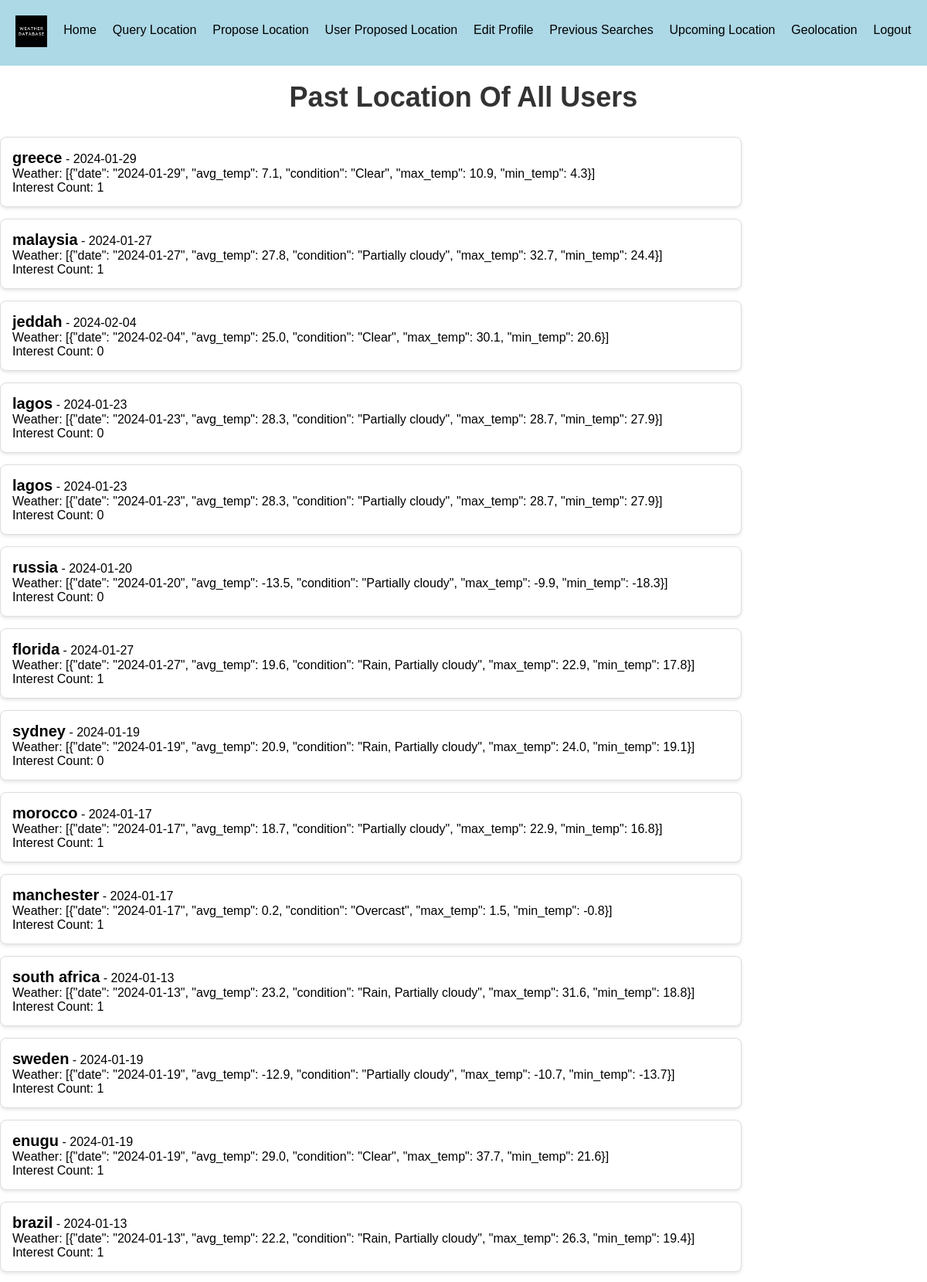
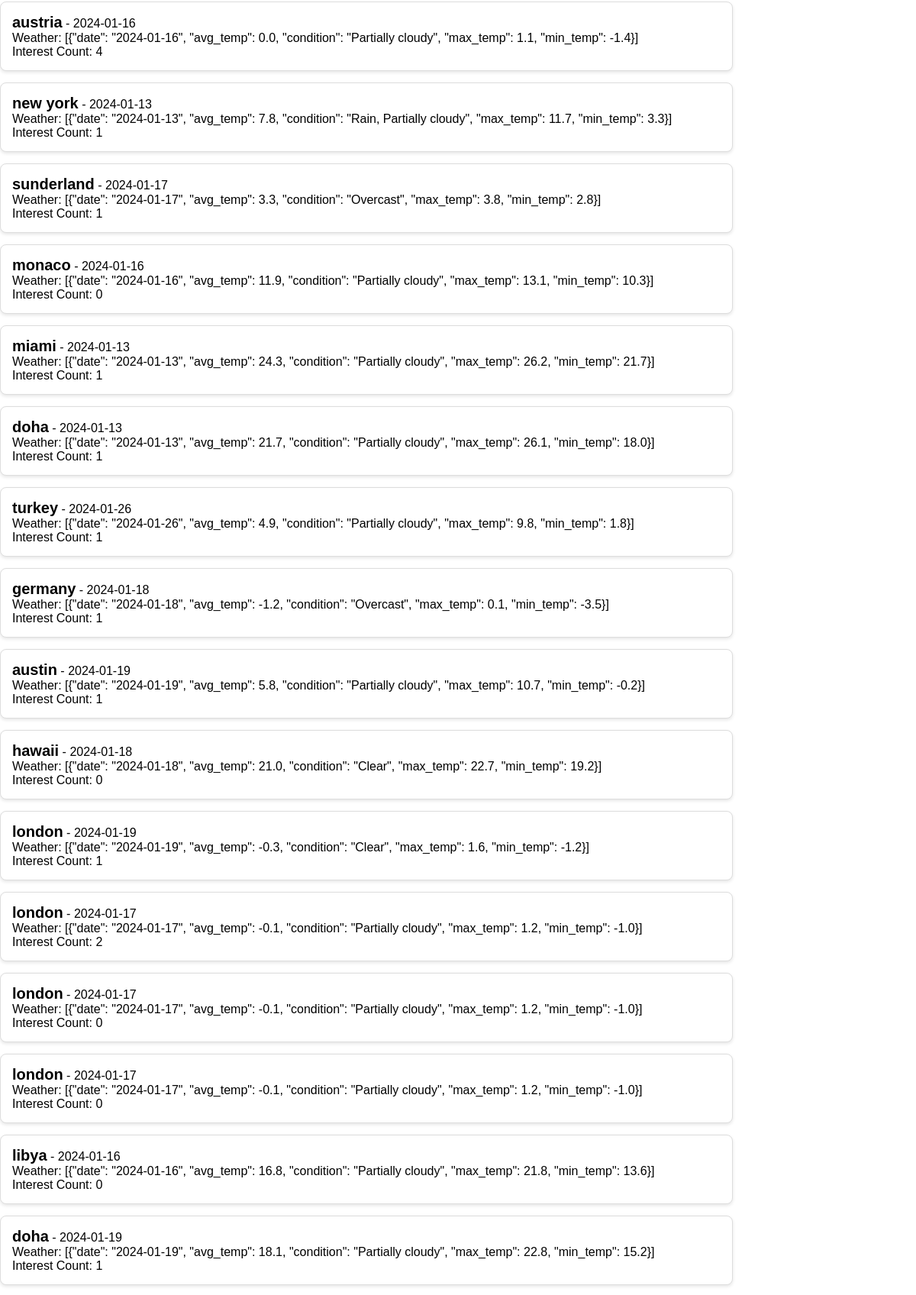
Page /pastTrips (upper part) on the committed database (2 pictures, top to bottom).
### main.py (models this page shows)
class ProposedTrip(db.Model):
    id = db.Column(db.Integer, primary_key=True)
    user_id = db.Column(db.String(36), nullable=False)
    trip_id = db.Column(db.String(36), unique=True, nullable=False)
    location = db.Column(db.String(100), nullable=False)
    date = db.Column(db.String(20), nullable=False)
    weather = db.Column(db.String(2000), nullable=False)
    interest_count = db.Column(db.Integer, default=0)

### main.py (the view)
@app.route('/pastTrips', methods=['GET'])
def past_trips():
    try:
        today = datetime.today().strftime('%Y-%m-%d')
        past_trips = ProposedTrip.query.filter(ProposedTrip.date < today).all()
        return render_template('pastTrips.html', past_trips=past_trips)
    except SQLAlchemyError as db_error:
        error_message = f"Database error: {str(db_error)}"
        app.logger.error(error_message)  # Log the error
        return render_template('error.html', error_message=error_message), 500
    except Exception as e:
        error_message = f"An unexpected error occurred: {str(e)}"
        app.logger.error(error_message)  # Log the error
        return render_template('error.html', error_message=error_message), 500

### templates/pastTrips.html (shortened to what this page needs)
<!DOCTYPE html>
<html lang="en">
<head>
</head>
<body>
   <header>
        <nav>
             <div class="logo">
                <a href="{{ url_for('runIndex') }}">
                    <img src="../static/images/weather.jpg" alt="Logo">
                </a>
            </div>
            <a href="{{ url_for('runIndex') }}">Home</a>
            <a href="{{ url_for('query') }}">Query Location</a>
            <a href="{{ url_for('proposed_trips') }}">Propose Location</a>
            <a href="{{ url_for('user_proposed_trips') }}">User Proposed Location</a>
            <a href="{{ url_for('edit_profile') }}">Edit Profile</a>
            <a href="{{ url_for('past_trips') }}">Previous Searches</a>
            <a href="{{ url_for('present_trips') }}">Upcoming Location</a>
            <a id="geolocation-link" href="{{ url_for('geolocation') }}">Geolocation</a>
            <a href="/">Logout</a>
        </nav>
    </header>
    <h1>Past Location Of All Users</h1>
    {% if past_trips %}
        <ul>
            {% for trip in past_trips %}
                <li>
                    <strong>{{ trip.location }}</strong> - {{ trip.date }} <br>
                    Weather: {{ trip.weather }} <br>
                    Interest Count: {{ trip.interest_count }}
                </li>
            {% endfor %}
        </ul>
    {% else %}
        <p>No past trips available.</p>
    {% endif %}
</body>
</html>

### templates/pastTrips.html (style rules this page uses)
body { font-family: Arial, sans-serif; background-color: white; padding: 0px; margin-left: 0px; margin-right: 0px ; margin-top: 0px; }
header { background-color: lightblue; padding: 10px 0; }
nav { display: flex; justify-content: space-around; background-color: lightblue; padding: 10px; border-radius: 0 0 10px 10px; }
nav a { color: black; text-decoration: none; padding: 10px; border-radius: 5px; transition: background-color 0.3s; }
h1 { color: #333; text-align: center; margin-top: 20px; font-size: 36px; margin-bottom: 30px; }
ul { list-style-type: none; padding: 0; width: 80%; }
li { background-color: #fff; border: 1px solid #ddd; margin: 15px 0; padding: 15px; border-radius: 8px; box-shadow: 0 2px 4px rgba(0, 0, 0, 0.1); transition: transform 0.3s ease-in-out; }
strong { font-size: 20px; }
.logo { margin-right: 0px; }
.logo img { height: 41px; width: 41px; }

### rows in the picture
ProposedTrip: location "greece", date "2024-01-29", weather "[{\"date\": \"2024-01-29\", \"avg_temp\": 7.1, \"condition\": \"Clear\", \"max_temp\": 10.9, \"min_temp\": 4.3}]", interest_count "1"
ProposedTrip: location "malaysia", date "2024-01-27", weather "[{\"date\": \"2024-01-27\", \"avg_temp\": 27.8, \"condition\": \"Partially cloudy\", \"max_temp\": 32.7, \"min_temp\": 24.4}]", interest_count "1"
ProposedTrip: location "jeddah", date "2024-02-04", weather "[{\"date\": \"2024-02-04\", \"avg_temp\": 25.0, \"condition\": \"Clear\", \"max_temp\": 30.1, \"min_temp\": 20.6}]", interest_count "0"
ProposedTrip: location "lagos", date "2024-01-23", weather "[{\"date\": \"2024-01-23\", \"avg_temp\": 28.3, \"condition\": \"Partially cloudy\", \"max_temp\": 28.7, \"min_temp\": 27.9}]", interest_count "0"
ProposedTrip: location "lagos", date "2024-01-23", weather "[{\"date\": \"2024-01-23\", \"avg_temp\": 28.3, \"condition\": \"Partially cloudy\", \"max_temp\": 28.7, \"min_temp\": 27.9}]", interest_count "0"
ProposedTrip: location "russia", date "2024-01-20", weather "[{\"date\": \"2024-01-20\", \"avg_temp\": -13.5, \"condition\": \"Partially cloudy\", \"max_temp\": -9.9, \"min_temp\": -18.3}]", interest_count "0"
ProposedTrip: location "florida", date "2024-01-27", weather "[{\"date\": \"2024-01-27\", \"avg_temp\": 19.6, \"condition\": \"Rain, Partially cloudy\", \"max_temp\": 22.9, \"min_temp\": 17.8}]", interest_count "1"
ProposedTrip: location "sydney", date "2024-01-19", weather "[{\"date\": \"2024-01-19\", \"avg_temp\": 20.9, \"condition\": \"Rain, Partially cloudy\", \"max_temp\": 24.0, \"min_temp\": 19.1}]", interest_count "0"
ProposedTrip: location "morocco", date "2024-01-17", weather "[{\"date\": \"2024-01-17\", \"avg_temp\": 18.7, \"condition\": \"Partially cloudy\", \"max_temp\": 22.9, \"min_temp\": 16.8}]", interest_count "1"
ProposedTrip: location "manchester", date "2024-01-17", weather "[{\"date\": \"2024-01-17\", \"avg_temp\": 0.2, \"condition\": \"Overcast\", \"max_temp\": 1.5, \"min_temp\": -0.8}]", interest_count "1"
ProposedTrip: location "south africa", date "2024-01-13", weather "[{\"date\": \"2024-01-13\", \"avg_temp\": 23.2, \"condition\": \"Rain, Partially cloudy\", \"max_temp\": 31.6, \"min_temp\": 18.8}]", interest_count "1"
ProposedTrip: location "sweden", date "2024-01-19", weather "[{\"date\": \"2024-01-19\", \"avg_temp\": -12.9, \"condition\": \"Partially cloudy\", \"max_temp\": -10.7, \"min_temp\": -13.7}]", interest_count "1"
ProposedTrip: location "enugu", date "2024-01-19", weather "[{\"date\": \"2024-01-19\", \"avg_temp\": 29.0, \"condition\": \"Clear\", \"max_temp\": 37.7, \"min_temp\": 21.6}]", interest_count "1"
ProposedTrip: location "brazil", date "2024-01-13", weather "[{\"date\": \"2024-01-13\", \"avg_temp\": 22.2, \"condition\": \"Rain, Partially cloudy\", \"max_temp\": 26.3, \"min_temp\": 19.4}]", interest_count "1"
ProposedTrip: location "austria", date "2024-01-16", weather "[{\"date\": \"2024-01-16\", \"avg_temp\": 0.0, \"condition\": \"Partially cloudy\", \"max_temp\": 1.1, \"min_temp\": -1.4}]", interest_count "4"
ProposedTrip: location "new york", date "2024-01-13", weather "[{\"date\": \"2024-01-13\", \"avg_temp\": 7.8, \"condition\": \"Rain, Partially cloudy\", \"max_temp\": 11.7, \"min_temp\": 3.3}]", interest_count "1"
ProposedTrip: location "sunderland", date "2024-01-17", weather "[{\"date\": \"2024-01-17\", \"avg_temp\": 3.3, \"condition\": \"Overcast\", \"max_temp\": 3.8, \"min_temp\": 2.8}]", interest_count "1"
ProposedTrip: location "monaco", date "2024-01-16", weather "[{\"date\": \"2024-01-16\", \"avg_temp\": 11.9, \"condition\": \"Partially cloudy\", \"max_temp\": 13.1, \"min_temp\": 10.3}]", interest_count "0"
ProposedTrip: location "miami", date "2024-01-13", weather "[{\"date\": \"2024-01-13\", \"avg_temp\": 24.3, \"condition\": \"Partially cloudy\", \"max_temp\": 26.2, \"min_temp\": 21.7}]", interest_count "1"
ProposedTrip: location "doha", date "2024-01-13", weather "[{\"date\": \"2024-01-13\", \"avg_temp\": 21.7, \"condition\": \"Partially cloudy\", \"max_temp\": 26.1, \"min_temp\": 18.0}]", interest_count "1"
ProposedTrip: location "turkey", date "2024-01-26", weather "[{\"date\": \"2024-01-26\", \"avg_temp\": 4.9, \"condition\": \"Partially cloudy\", \"max_temp\": 9.8, \"min_temp\": 1.8}]", interest_count "1"
ProposedTrip: location "germany", date "2024-01-18", weather "[{\"date\": \"2024-01-18\", \"avg_temp\": -1.2, \"condition\": \"Overcast\", \"max_temp\": 0.1, \"min_temp\": -3.5}]", interest_count "1"
ProposedTrip: location "austin", date "2024-01-19", weather "[{\"date\": \"2024-01-19\", \"avg_temp\": 5.8, \"condition\": \"Partially cloudy\", \"max_temp\": 10.7, \"min_temp\": -0.2}]", interest_count "1"
ProposedTrip: location "hawaii", date "2024-01-18", weather "[{\"date\": \"2024-01-18\", \"avg_temp\": 21.0, \"condition\": \"Clear\", \"max_temp\": 22.7, \"min_temp\": 19.2}]", interest_count "0"
ProposedTrip: location "london", date "2024-01-19", weather "[{\"date\": \"2024-01-19\", \"avg_temp\": -0.3, \"condition\": \"Clear\", \"max_temp\": 1.6, \"min_temp\": -1.2}]", interest_count "1"
ProposedTrip: location "london", date "2024-01-17", weather "[{\"date\": \"2024-01-17\", \"avg_temp\": -0.1, \"condition\": \"Partially cloudy\", \"max_temp\": 1.2, \"min_temp\": -1.0}]", interest_count "2"
ProposedTrip: location "london", date "2024-01-17", weather "[{\"date\": \"2024-01-17\", \"avg_temp\": -0.1, \"condition\": \"Partially cloudy\", \"max_temp\": 1.2, \"min_temp\": -1.0}]", interest_count "0"
ProposedTrip: location "london", date "2024-01-17", weather "[{\"date\": \"2024-01-17\", \"avg_temp\": -0.1, \"condition\": \"Partially cloudy\", \"max_temp\": 1.2, \"min_temp\": -1.0}]", interest_count "0"
ProposedTrip: location "libya", date "2024-01-16", weather "[{\"date\": \"2024-01-16\", \"avg_temp\": 16.8, \"condition\": \"Partially cloudy\", \"max_temp\": 21.8, \"min_temp\": 13.6}]", interest_count "0"
ProposedTrip: location "doha", date "2024-01-19", weather "[{\"date\": \"2024-01-19\", \"avg_temp\": 18.1, \"condition\": \"Partially cloudy\", \"max_temp\": 22.8, \"min_temp\": 15.2}]", interest_count "1"
